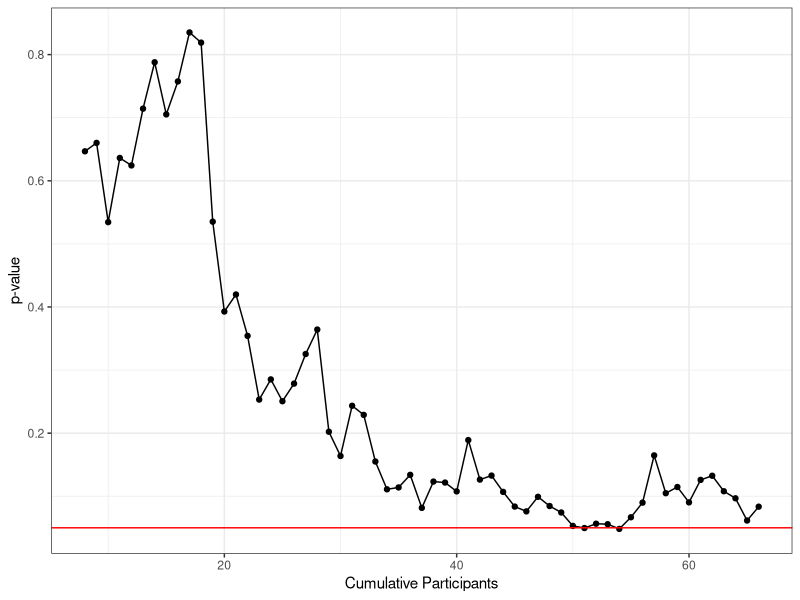
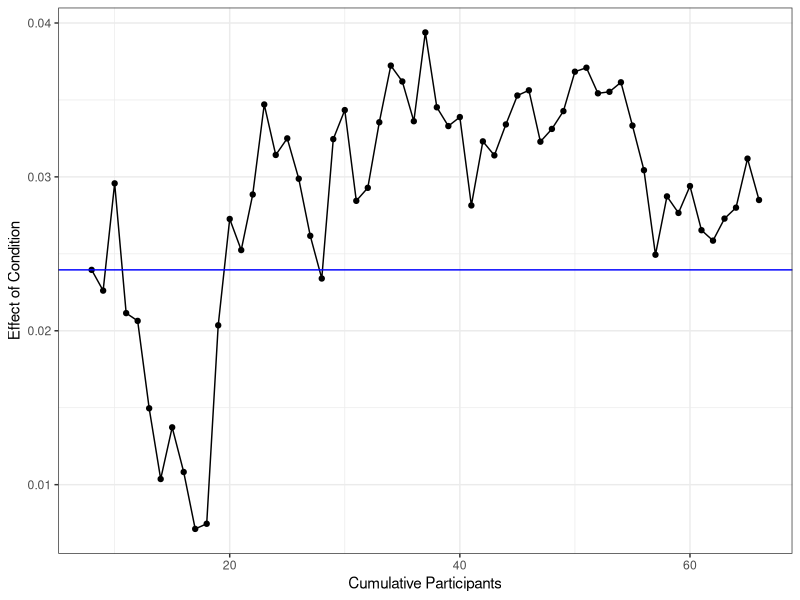
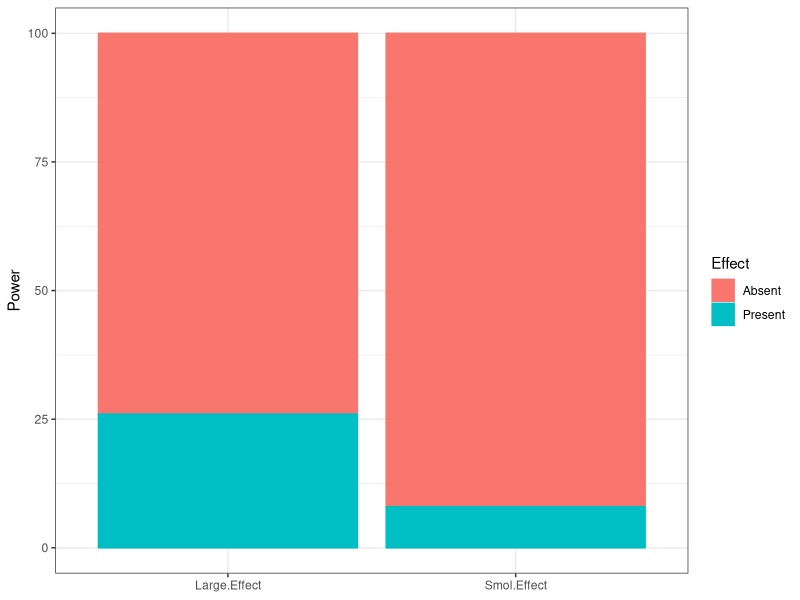

Source code (R) for these figures, in order:
## ---- chunk 1
knitr::opts_chunk$set(echo = TRUE,
                      warning = FALSE)
## ---- chunk 2
library(tidyverse)
library(lme4)
library(lmerTest)

data <- read_csv("data_clean.csv") %>%
  mutate(ItemID = as_factor(ItemID),
         Condition = as_factor(Condition))
## ---- chunk 3
# Function to save p-values and effect sizes 
model.info.extractor <- function(dataset, filter.low, filter.high, model.formula) {
  
  n <- length(unique(dataset$SubjectID))
  Subs <- seq(from = 8, to = n, by = 1)
  data <- filter(dataset, logRT > log(filter.low), logRT < log(filter.high))
  
  # Initialize output
  p.vals <- data.frame(Subs = vector("integer", length(Subs)), 
                       p.val = vector("double", length(Subs)), 
                       effect = vector("double", length(Subs)))
  
  for (i in 1:length(Subs)) {
    
    temp.data <- data %>%
      filter(SubjectID <= Subs[i])
    
    contrasts(temp.data$Condition) 
    contrasts(temp.data$Condition) <- c(-1/2,1/2)
    contrasts(temp.data$Condition) 
    
    model <- lmer(model.formula, data = temp.data)


    p.vals$Subs[i] <- Subs[i]
    p.vals$p.val[i] <- coef(summary(model))[,"Pr(>|t|)"]["Condition1"]
    p.vals$effect[i] <- coef(summary(model))[,"Estimate"]["Condition1"]
  }
  return(p.vals)
}
## ---- chunk 4
'model.info.extractor(dataset, filter.low, filter.high, model.formula)'
## ---- chunk 5
Change <- model.info.extractor(data, 150, 2000,
                                      logRT ~ Condition + logTrial + Duration
                                      + (1 + Condition + logTrial|SubjectID)
                                      + (1|ItemID))

# View the first few rows to make sure the function worked
head(Change, n = 5)
## ---- chunk 6
ggplot(Change, aes(x = Subs, y = p.val)) +
  geom_point() +
  geom_line() +
  geom_hline(yintercept = .05, color = "red") +
  xlab("Cumulative Participants") + ylab("p-value") +
  theme_bw()
## ---- chunk 7
ggplot(Change, aes(x = Subs, y = effect)) +
  geom_point() +
  geom_line() +
  geom_hline(yintercept = Change$effect[1], color = "blue") +
  xlab("Cumulative Participants") + ylab("Effect of Condition") +
  theme_bw()
## ---- chunk 8
data.sub <- data %>%
  filter(SubjectID %in% c(1:8), logRT > log(150), logRT < log(2000))

    contrasts(data.sub$Condition) 
    contrasts(data.sub$Condition) <- c(-1/2,1/2)
    contrasts(data.sub$Condition) 
## ---- chunk 9
model1 <- lmer(logRT ~ Condition + logTrial + Duration 
                                      + (1 + Condition + logTrial|SubjectID) 
                                      + (1|ItemID), data = data.sub)
model.summary <- summary(model1)
## ---- chunk 10
# Load up the power analyses
LargeEffect <- read_csv("Sub8Effect.csv") %>%
  rename(Int.large = `(Intercept)`,
         Large.Effect = var1,
         logTrial.large = var2,
         Duration.large = var3)
SmolEffect <- read_csv("Sub17Effect.csv") %>%
  rename(Int.small = `(Intercept)`,
         Smol.Effect = var1,
         logTrial.small = var2,
         Duration.small = var3)

# Combine the results of the power analyses
power <- cbind(SmolEffect,LargeEffect)

power %>%
  gather(key = "Effect.Estimate", value = "Effect.Logical", Large.Effect, Smol.Effect) %>%
  mutate(Effect = ifelse(Effect.Logical == T, "Present", "Absent")) %>%
  ggplot(aes(x = Effect.Estimate, color = Effect, fill = Effect)) +
  geom_bar() +
  xlab(NULL) + ylab("Power") +
  theme_bw()
